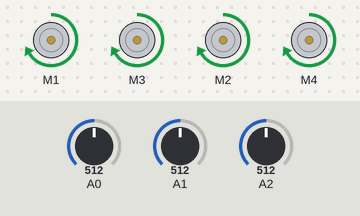
Recording of a sketch running on a simulated Arduino Uno, built with avr-gcc and run on an emulated ATmega328P. Parts: 4 × DC motor (green arrow = forward, orange = backward, longer = faster). Inputs (shaded band) come from the test bench; at power-on: A0 = 512, A2 = 512, A1 = 512.

Above: at 1.2 s.
1.3 s: A0 set to 307
2.8 s: A0 set to 281
At 3.9 s:
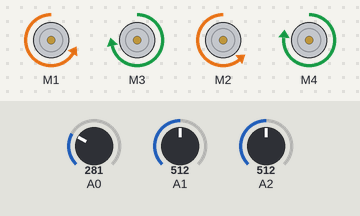
4.3 s: A0 set to 306
At 5.5 s:
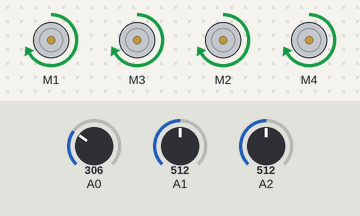
5.8 s: A2 set to 307
7.3 s: A2 set to 284
At 8.5 s:
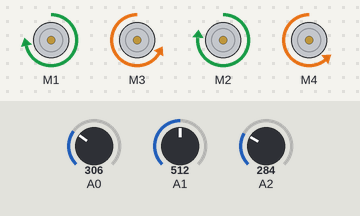
8.8 s: A2 set to 306
At 9.1 s:
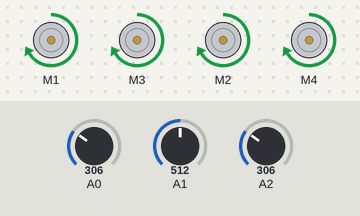
Timing chart, 0 to 11.3 s (numbered marks = the images above; inputs shaded):
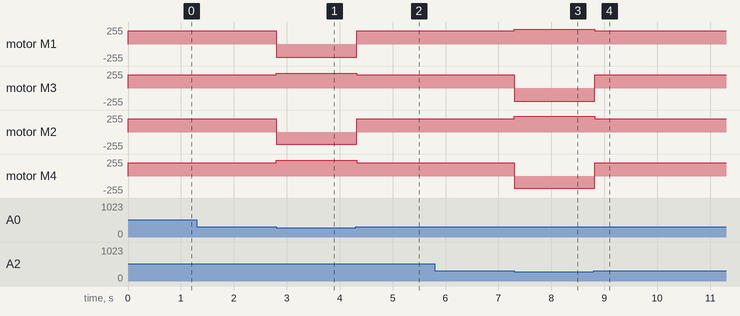

The sketch:

carrinhofoda3.ino
```cpp
#include <AFMotor.h>


AF_DCMotor motorDirFrente(1);
AF_DCMotor motorDirTras(2);
AF_DCMotor motorEsqFrente(3);
AF_DCMotor motorEsqTras(4);

void setup() {
  Serial.begin(9300);
}

void frente() {
  motorDirFrente.run(FORWARD);
  motorDirFrente.setSpeed(200);
  motorEsqFrente.run(FORWARD);
  motorEsqFrente.setSpeed(200);
  motorDirTras.run(FORWARD);
  motorDirTras.setSpeed(200);
  motorEsqTras.run(FORWARD);
  motorEsqTras.setSpeed(200);
}

void loop() {
  int valSensorEsq = analogRead(0);
  int valSensorFre = analogRead(1);
  int valSensorDir = analogRead(2);

  if (valSensorEsq < 300 and valSensorDir > 300) {
    motorDirFrente.run(BACKWARD);
    motorDirFrente.setSpeed(200);
    motorEsqFrente.run(FORWARD);
    motorEsqFrente.setSpeed(220);
    motorDirTras.run(BACKWARD);
    motorDirTras.setSpeed(180);
    motorEsqTras.run(FORWARD);
    motorEsqTras.setSpeed(240);
    delay(50);
  }
  else if ( valSensorEsq > 300 and valSensorDir <300) {
    motorDirFrente.run(FORWARD);
    motorDirFrente.setSpeed(220);
    motorEsqFrente.run(BACKWARD);
    motorEsqFrente.setSpeed(200);
    motorDirTras.run(FORWARD);
    motorDirTras.setSpeed(240);
    motorEsqTras.run(BACKWARD);
    motorEsqTras.setSpeed(180);
    delay (50);
  }
    else {
    frente();
}
}
```

Measured:
- the behaviour switches between 300 and 299 on A0 (found by bisection; images 0 and 1)
- the behaviour switches between 300 and 299 on A2 (found by bisection; images 2 and 3)
- after the input at 1.3 s, every drawn part: stays the same
- after the input at 2.8 s, motor M1: forward 200/255 → backward 200/255 at once; motor M3: forward 200/255 → forward 220/255 at once; motor M2: forward 200/255 → backward 180/255 at once; motor M4: forward 200/255 → forward 240/255 at once
- after the input at 4.3 s, motor M1: backward 200/255 → forward 200/255 at once; motor M3: forward 220/255 → forward 200/255 at once; motor M2: backward 180/255 → forward 200/255 at once; motor M4: forward 240/255 → forward 200/255 at once
- after the input at 5.8 s, every drawn part: stays the same
- after the input at 7.3 s, motor M1: forward 200/255 → forward 220/255 at once; motor M3: forward 200/255 → backward 200/255 at once; motor M2: forward 200/255 → forward 240/255 at once; motor M4: forward 200/255 → backward 180/255 at once
- after the input at 8.8 s, motor M1: forward 220/255 → forward 200/255 at once; motor M3: backward 200/255 → forward 200/255 at once; motor M2: forward 240/255 → forward 200/255 at once; motor M4: backward 180/255 → forward 200/255 at once
